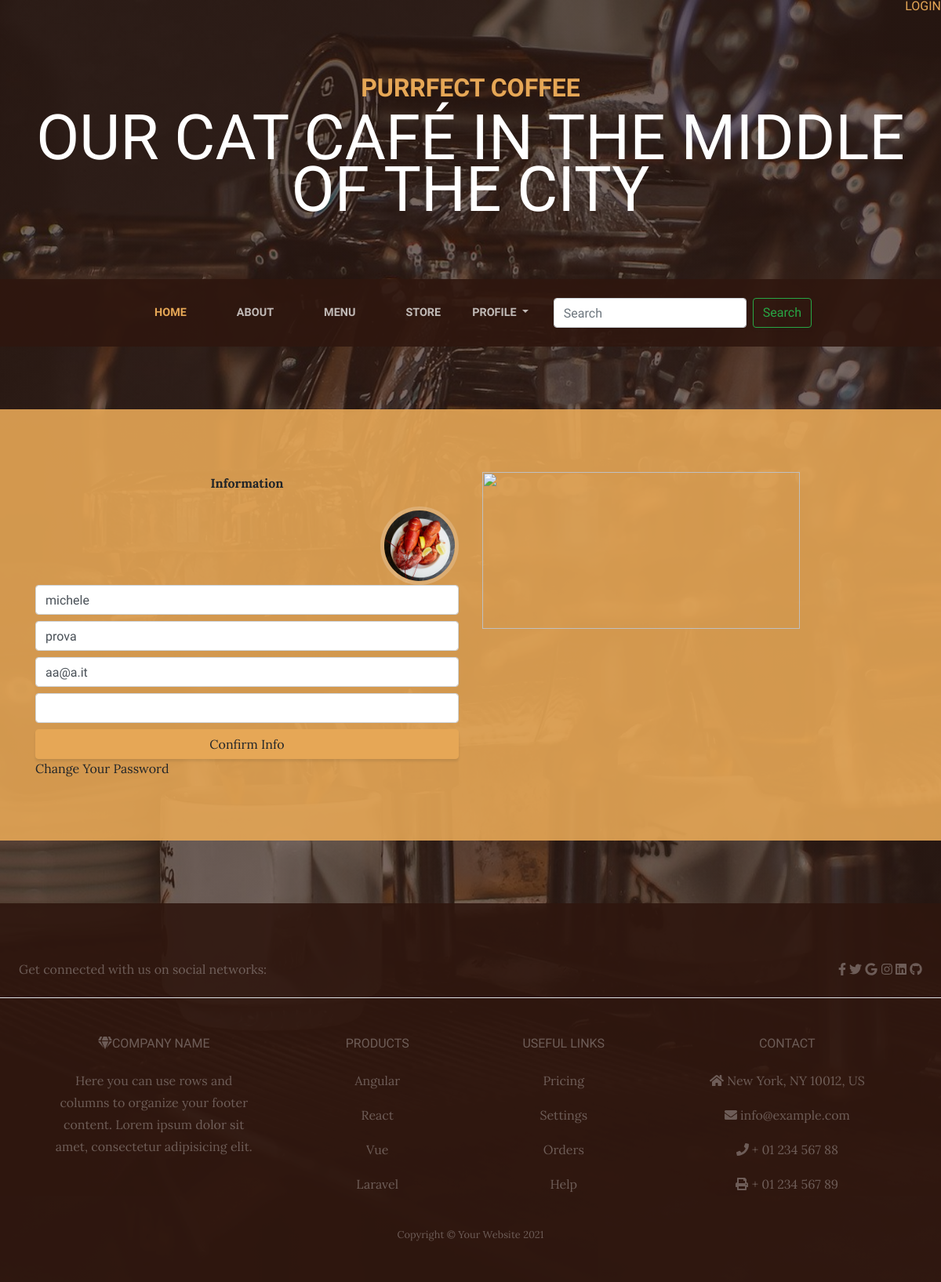
/update_profile.php (signed in), run on the app's committed database.
### tables this page shows
CREATE TABLE `usersinfo` (
  `id` bigint(20) UNSIGNED NOT NULL,
  `name` varchar(50) DEFAULT NULL,
  `surname` varchar(50) DEFAULT NULL,
  `email` varchar(100) DEFAULT NULL,
  `phonenumber` varchar(20) DEFAULT NULL,
  `password` varchar(60) DEFAULT NULL
);

### update_profile.php (the view, shortened to what this page needs)
<!DOCTYPE html>
<html lang="en">
    <head>
        <link href="css/styles.css" rel="stylesheet" />
    </head>
    <body>
       <?php
       require 'header1.php';
       ?>
        <section class="page-section cta">
            <div class="container">
                <div class="row style='border: 1px solid black'">
                    <div class="col-xs-12 col-sm-6 col-lg-6">
                        <p class="mytitle" align="center"><strong>Information</strong></p>
                        <img class="resize" src="assets/img/menu/lobster-bisque.jpg" alt="Insert your profile pic">
                        <?php
                        require 'utils/connect_db.php';
                        $sql = "SELECT name, surname, email, phonenumber FROM usersInfo WHERE id =".$_SESSION['userId'];
                        $result = $connection->query($sql);
                        if ($result->num_rows > 0) {
                        $row = $result->fetch_assoc();
                        echo'
                        <form action="utils/update_profile.php" method="post">
                        <h5 class="section-heading-upper"> <input required name="firstname" class="form-control" value="'.$row["name"].'" type="text"> </a></h5>
                        <h5 class="section-heading-upper"> <input required name="lastname" class="form-control" value="'.$row["surname"].'" type="text"> </a></h5>
                        <h5 class="section-heading-upper"> <input required name="email" class="form-control" value="'.$row["email"].'" type="text"> </a></h5>
                        <h5 class="section-heading-upper"> <input required name="phonenumber" class="form-control" value="'.$row["phonenumber"].'" type="text"> </a></h5>
                        <input type="submit" name="submit" class="btn btn-primary btn-block" value="Confirm Info">
                        </form>
                        ';
                        }
                        else {
                            $connection->close();
                            header("Location: ../login.php");
                            exit();
                        }
                        ?>
                    </div>
                    <div class="col-sm-6 hidden-xs col-lg-6">
                        <div id="signup">
                            <a href="http://http://example.com/signup.php"><img class="center-block img-responsive" src="image/catalog/signupbox.png" width="405" height="200"></a>
                        </div>
                    </div>
                </div>
                <div class=“row”>
                    <div class=“col-sm-4”> Change Your Password </div>
                </div>
        </section>
        <?php
            require 'footer.php';
        ?>
    </body>
</html>

### data on the page
usersinfo: firstname "michele", lastname "prova", email "aa@a.it"
